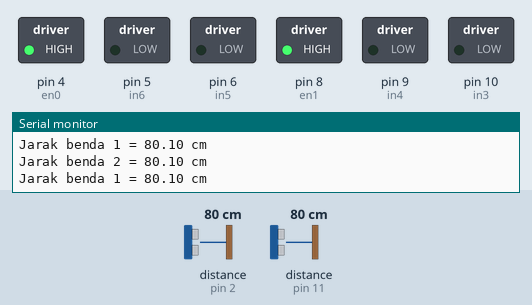
Bench run of a sketch on a simulated Arduino Uno, built with avr-gcc and run on an emulated ATmega328P. Parts: switched loads named in the sketch (green lamp = pin HIGH), the last lines printed to the serial monitor. Wiring (inferred from the names in the program): 2 × ultrasonic range finder: trigger pin 3, echo pin 2 / trigger pin 12, echo pin 11. The inputs (shaded band) are chosen by the test bench; at power-on: distance to the obstacle (sensors on pin 2, pin 11) 80 cm. The echo pulse lasts 58.3 µs per cm; pins used as bus, display or sensor lines are not drawn.

Above: at 4.8 s.
4.9 s: distance to the obstacle (sensor on pin 2) set to 7 cm
8.9 s: distance to the obstacle (sensor on pin 2) set to 4 cm
At 12.0 s:
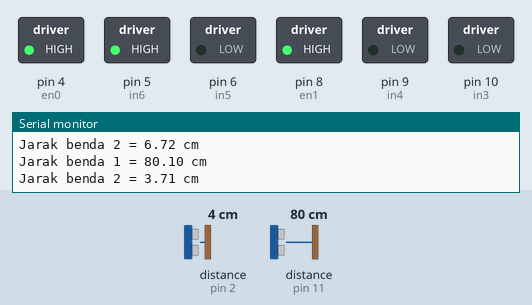
13.0 s: distance to the obstacle (sensor on pin 11) set to 7 cm
17.0 s: distance to the obstacle (sensor on pin 11) set to 4 cm
At 20.2 s:
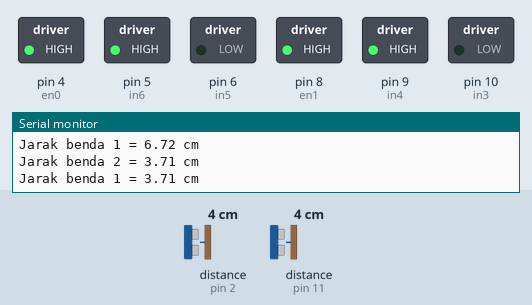
21.0 s: distance to the obstacle (sensor on pin 2) set to 9 cm
At 24.8 s:
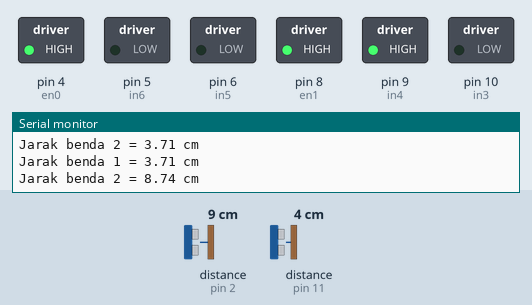
25.1 s: distance to the obstacle (sensor on pin 2) set to 2 cm
At 27.6 s:
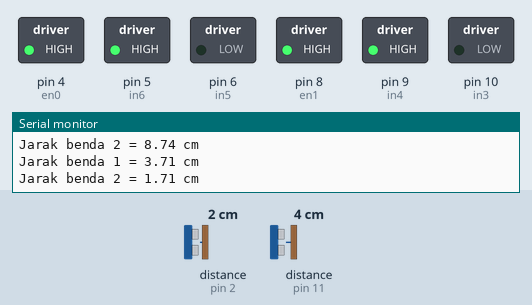
Timing chart, 0 to 29.1 s (numbered marks = the images above; inputs shaded):
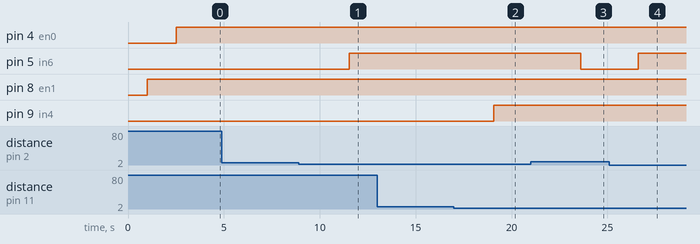

Measured:
- the behaviour switches between 6 and 5 cm on distance to the obstacle (sensor on pin 2) (found by bisection; images 0 and 1)
- the behaviour switches between 6 and 5 cm on distance to the obstacle (sensor on pin 11) (found by bisection; images 1 and 2)
- after the input at 8.9 s, pin 5 (in6): LOW → HIGH after 2.6 s
- after the input at 17.0 s, pin 9 (in4): LOW → HIGH after 2.1 s
- after the input at 21.0 s, pin 5 (in6): HIGH → LOW after 2.6 s
- after the input at 25.1 s, pin 5 (in6): LOW → HIGH after 1.5 s

The sketch:

RobotConveyorSensor.ino
```cpp
 int trig= 12; // membuat varibel trig yang di set ke-pin A0
 int echo= 11; // membuat variabel echo yang di set ke-pin A1

 int en1 = 8 ;
 int in3 = 10;
 int in4 = 9 ;

 int echo1= 2;
 int trig1= 3;

 int en0 = 4;
 int in5 = 6;
 int in6 = 5;

/**
   Initialize.
*/
void setup() {
  Serial.begin (9600);
  pinMode(trig, OUTPUT);
  pinMode(echo, INPUT);
  pinMode(in3, OUTPUT);
  pinMode(in4, OUTPUT);
  pinMode(en1, OUTPUT);

  Serial.begin (9600);
  pinMode(trig1, OUTPUT);
  pinMode(echo1, INPUT);
  pinMode(in5, OUTPUT);
  pinMode(in6, OUTPUT);
  pinMode(en0, OUTPUT);

  }

/**
   Main loop.
*/
void loop () {
  float duration, distance;
  digitalWrite(trig, LOW);
  delay(1000);
  digitalWrite(trig, HIGH);
  delayMicroseconds(10);
  digitalWrite(trig, LOW);
  duration = pulseIn(echo, HIGH);
  distance = (duration/2) * 0.03448;

  Serial.print("Jarak benda 1 = ");
  Serial.print(distance);
  Serial.println(" cm");

  if (distance > 0 && distance <= 5){ //mengatur jarak pendeteksian barang
     digitalWrite(in3, LOW);
     digitalWrite(in4, HIGH);
     analogWrite(en1, 150);
     delay(10); // waktu pada saat mendeteksi barang
  }else{
     digitalWrite(in3, LOW);
     digitalWrite(in4, LOW);
     analogWrite(en1, 150);

  }
  delay(500);

  digitalWrite(trig1, LOW);
  delay(1000);
  digitalWrite(trig1, HIGH);
  delayMicroseconds(10);
  digitalWrite(trig1, LOW);
  duration = pulseIn(echo1, HIGH);
  distance = (duration/2) * 0.03448;

  Serial.print("Jarak benda 2 = ");
  Serial.print(distance);
  Serial.println(" cm");

    if (distance > 0 && distance <= 5){ //mengatur jarak pendeteksian barang
     digitalWrite(in5, LOW);
     digitalWrite(in6, HIGH);
     analogWrite(en0, 150);
     delay(10); // waktu pada saat mendeteksi barang
  }else{
     digitalWrite(in5, LOW);
     digitalWrite(in6, LOW);
     analogWrite(en0, 150);

  }
  delay(500);
  }
```
